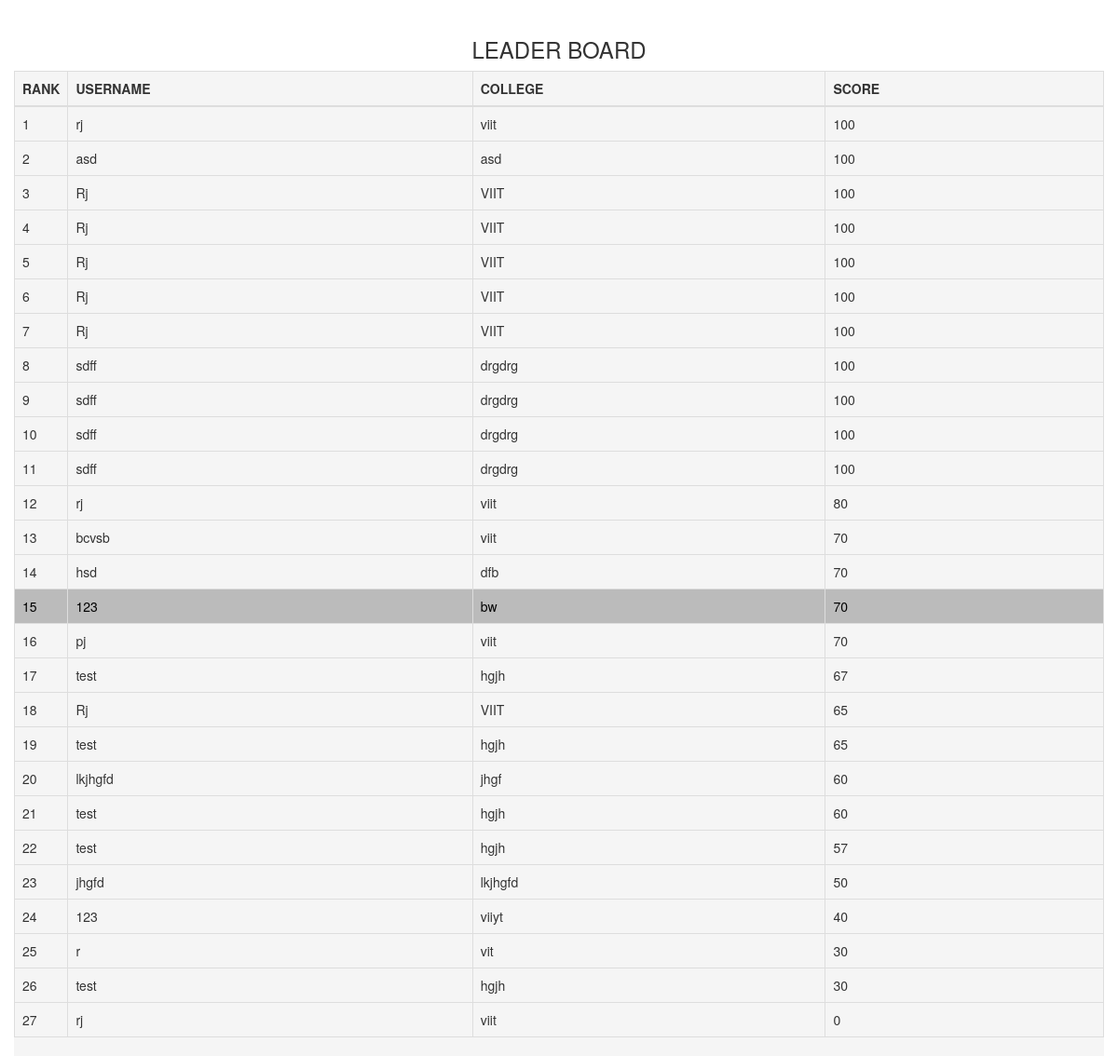
Screenshot of /comp/leaderboard/25/ with the database file from the repository.
### round2/models.py (models this page shows, shortened)
class User(models.Model):
    login_name = models.CharField(max_length=100)
    phone_number1 = models.IntegerField()
    phone_number2 = models.IntegerField()
    college_name1 = models.CharField(max_length=100)
    college_name2 = models.CharField(max_length=100)
    user_name1 = models.CharField(max_length=100)
    user_name2 = models.CharField(max_length=100)
    email1 = models.CharField(max_length=100)
    email2 = models.CharField(max_length=100)
    total_score = models.IntegerField(default=0)
    end_time = models.IntegerField(default=0)
    money = models.IntegerField(default=100)
    easy_counter = models.IntegerField(default=0)

### round2/views.py (the view)
# urls.py: url(r'^leaderboard/(?P<user_id>[0-9]+)/$', views.leaderboard, name='leaderboard'),
def leaderboard(request, user_id):
    current_user = User.objects.get(pk=user_id)
    all_user = list(User.objects.all().order_by('money'))
    all_user.reverse()
    if request.POST.get("finish"):
        return render(request, 'round2/leaderboard_new.html',
                      {'user_id': int(user_id), 'all_user': all_user, 'leaderboard_clicked': False})
    elif request.POST.get("leader"):
        return render(request, 'round2/leaderboard_new.html',
                      {'user_id': int(user_id), 'all_user': all_user, 'leaderboard_clicked': True, 'one': 5, 'two': 5,
                       'three': 10, 'four': 10, 'five': 20})
    else:
        return render(request, 'round2/leaderboard_new.html',
                      {'user_id': int(user_id), 'all_user': all_user, 'leaderboard_clicked': False})

### round2/templates/round2/leaderboard_new.html (shortened to what this page needs)
<!DOCTYPE html>
<html lang="en">
<head>
    <link rel="stylesheet" href="https://maxcdn.bootstrapcdn.com/bootstrap/3.3.7/css/bootstrap.min.css">
    <link rel="stylesheet"
          href="http://ajax.googleapis.com/ajax/libs/jqueryui/1.12.1/themes/smoothness/jquery-ui.min.css">
    <link rel="stylesheet" href="https://maxcdn.bootstrapcdn.com/bootstrap/3.3.7/css/bootstrap.min.css">
</head>
<body>
<br>
<div class="container">
    <div class="row">
        <div STYLE="text-align: center; font-weight: bolder" class="col-md-4 col-md-offset-4">
            <H3>LEADER BOARD</H3>
        </div>
    </div>
    <div class="row leader">
        <div class="table-responsive">
            <table class="table table-bordered white">
                <thead class="thead-inverse">
                <tr>
                    <th style="width:4%">RANK</th>
                    <th>USERNAME</th>
                    <th>COLLEGE</th>
                    <th>SCORE</th>
                </tr>
                </thead>
                <tbody id="table_body">
                {% for user in all_user %}
                    {% ifequal user_id user.pk %}
                        <tr bgcolor="#BBBBBB" style="color:#000000">
                            {% else %}
                        <tr>
                    {% endifequal %}
                <td>{{ forloop.counter }}</td>
                <td>{{ user.login_name }}</td>
                <td>{{ user.college_name1 }}</td>
                <td>{{ user.money }}</td>
                </tr>
                {% endfor %}
                </tbody>
            </table>
        </div>
    </div>
</div>
</body>
</html>

### round2/templates/round2/leaderboard_new.html (style rules this page uses)
.leader { background: whitesmoke; }

### rows the page displays
User: login_name "rj", college_name1 "viit", money "100"
User: login_name "asd", college_name1 "asd", money "100"
User: login_name "Rj", college_name1 "VIIT", money "100"
User: login_name "Rj", college_name1 "VIIT", money "100"
User: login_name "Rj", college_name1 "VIIT", money "100"
User: login_name "Rj", college_name1 "VIIT", money "100"
User: login_name "Rj", college_name1 "VIIT", money "100"
User: login_name "sdff", college_name1 "drgdrg", money "100"
User: login_name "sdff", college_name1 "drgdrg", money "100"
User: login_name "sdff", college_name1 "drgdrg", money "100"
User: login_name "sdff", college_name1 "drgdrg", money "100"
User: login_name "rj", college_name1 "viit", money "80"
User: login_name "bcvsb", college_name1 "viit", money "70"
User: login_name "hsd", college_name1 "dfb", money "70"
User: login_name "123", college_name1 "bw", money "70"
User: login_name "pj", college_name1 "viit", money "70"
User: login_name "test", college_name1 "hgjh", money "67"
User: login_name "Rj", college_name1 "VIIT", money "65"
User: login_name "test", college_name1 "hgjh", money "65"
User: login_name "lkjhgfd", college_name1 "jhgf", money "60"
User: login_name "test", college_name1 "hgjh", money "60"
User: login_name "test", college_name1 "hgjh", money "57"
User: login_name "jhgfd", college_name1 "lkjhgfd", money "50"
User: login_name "123", college_name1 "viiyt", money "40"
User: login_name "r", college_name1 "vit", money "30"
User: login_name "test", college_name1 "hgjh", money "30"
User: login_name "rj", college_name1 "viit", money "0"
